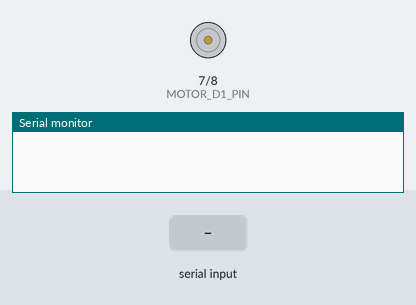
Recording of a sketch running on a simulated Arduino Uno, built with avr-gcc and run on an emulated ATmega328P. Shown: motor-driver pin pairs drawn as motors (green arrow = first pin HIGH = forward, orange = second pin HIGH = backward, longer = more drive, scaled by the enable pin), the last lines printed to the serial monitor. The inputs (shaded band) are chosen by the test bench.

Above: at 1.5 s.
1.6 s: "90,45\n" received over Serial
At 2.8 s:
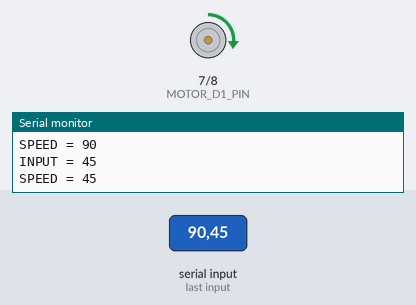
4.6 s: "30,150\n" received over Serial
At 6.3 s:
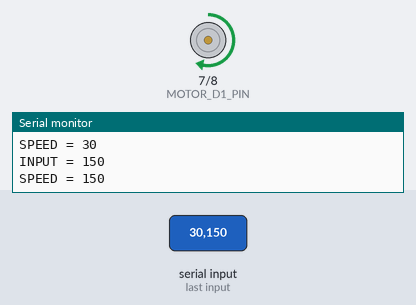
7.6 s: "200\n" received over Serial
At 9.2 s:
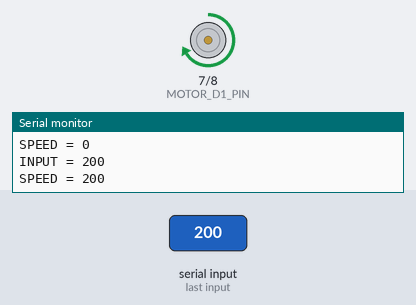
10.6 s: "90\n" received over Serial
At 11.7 s:
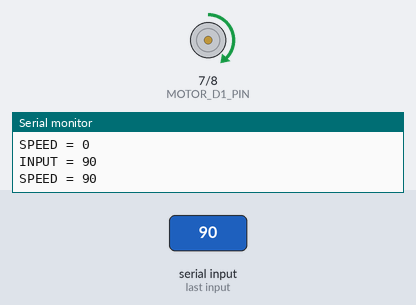
Timing chart, 0 to 14.0 s (numbered marks = the images above; inputs shaded):
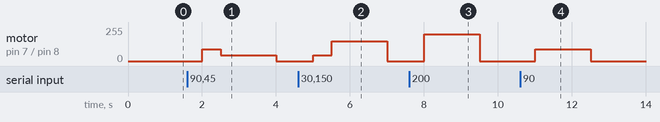

Measured:
- after the input at 1.6 s, motor on pin 7 (MOTOR_D1_PIN) / pin 8 (MOTOR_D2_PIN): stopped → forward 90/255 after 0.40 s, → forward 45/255 0.50 s later, → stopped 1.5 s later
- after the input at 4.6 s, motor on pin 7 (MOTOR_D1_PIN) / pin 8 (MOTOR_D2_PIN): stopped → forward 45/255 after 0.40 s, → forward 150/255 0.50 s later, → stopped 1.5 s later
- after the input at 7.6 s, motor on pin 7 (MOTOR_D1_PIN) / pin 8 (MOTOR_D2_PIN): stopped → forward 200/255 after 0.40 s, → stopped 1.5 s later
- after the input at 10.6 s, motor on pin 7 (MOTOR_D1_PIN) / pin 8 (MOTOR_D2_PIN): stopped → forward 90/255 after 0.40 s, → stopped 1.5 s later

The sketch:

WK10_LAB_Exercise-1.ino
```cpp
#define MOTOR_D1_PIN 7
#define MOTOR_D2_PIN 8
#define MOTOR_PWM_PIN 6
void setup()
{
  Serial.begin(9600);
  pinMode(MOTOR_D1_PIN,OUTPUT);
  pinMode(MOTOR_D2_PIN,OUTPUT);
  pinMode(MOTOR_PWM_PIN,OUTPUT);
}
void loop()
{delay(500);}

void MotorControl(int A)
{
  if(A>0)
  {
     digitalWrite(MOTOR_D1_PIN,HIGH);
     digitalWrite(MOTOR_D2_PIN,LOW);
     analogWrite(MOTOR_PWM_PIN,A);
  }
  else if(A<0)
  {
     digitalWrite(MOTOR_D1_PIN,LOW);
     digitalWrite(MOTOR_D2_PIN,HIGH);
     analogWrite(MOTOR_PWM_PIN,A);
  }
  else if(A==0)
  {
     digitalWrite(MOTOR_D1_PIN,LOW);
     digitalWrite(MOTOR_D2_PIN,LOW);
     analogWrite(MOTOR_PWM_PIN,A);
  }
  Serial.print("SPEED = ");
  Serial.println(A);
}

void serialEvent()
{
  int SPEED = Serial.parseInt();
  Serial.print("INPUT = ");
  Serial.println(SPEED);
  MotorControl(SPEED);
}
```
